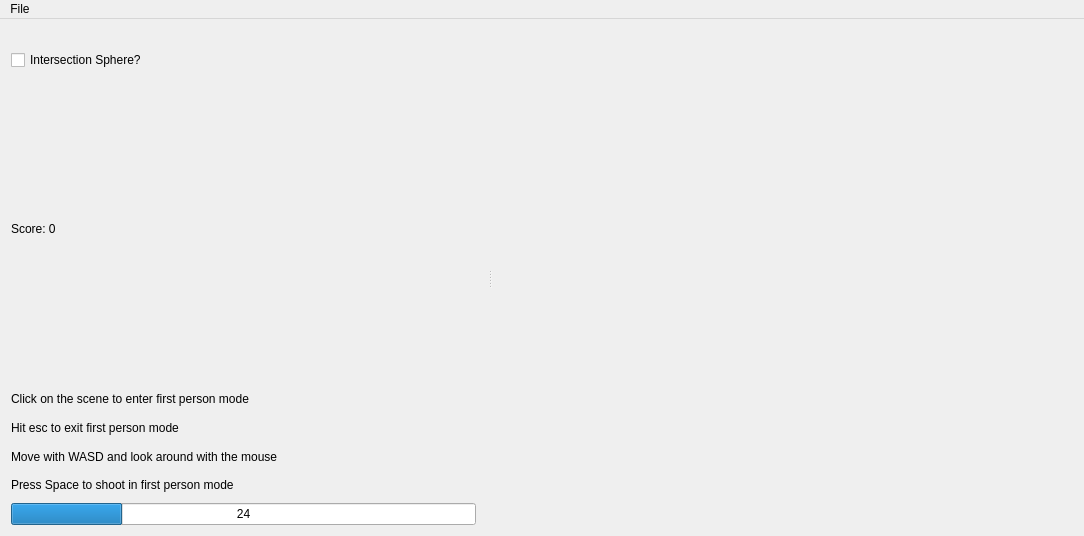
<?xml version="1.0" encoding="UTF-8"?>
<ui version="4.0">
 <class>MainWindow</class>
 <widget class="QMainWindow" name="MainWindow">
  <property name="geometry">
   <rect>
    <x>0</x>
    <y>0</y>
    <width>1084</width>
    <height>536</height>
   </rect>
  </property>
  <property name="windowTitle">
   <string>[Lab02] 3D Transformations</string>
  </property>
  <widget class="GLWidget" name="centralWidget">
   <property name="focusPolicy">
    <enum>Qt::StrongFocus</enum>
   </property>
  </widget>
  <widget class="QMenuBar" name="menuBar">
   <property name="geometry">
    <rect>
     <x>0</x>
     <y>0</y>
     <width>1084</width>
     <height>25</height>
    </rect>
   </property>
   <widget class="QMenu" name="menuFile">
    <property name="title">
     <string>File</string>
    </property>
    <addaction name="actionQuit"/>
   </widget>
   <addaction name="menuFile"/>
  </widget>
  <widget class="QDockWidget" name="settingsDock">
   <property name="minimumSize">
    <size>
     <width>483</width>
     <height>503</height>
    </size>
   </property>
   <property name="features">
    <set>QDockWidget::DockWidgetMovable</set>
   </property>
   <attribute name="dockWidgetArea">
    <number>1</number>
   </attribute>
   <widget class="QWidget" name="settingsDockContent">
    <property name="autoFillBackground">
     <bool>false</bool>
    </property>
    <layout class="QVBoxLayout" name="settingsLayout">
     <item>
      <widget class="QCheckBox" name="showIntersectSpheres">
       <property name="enabled">
        <bool>true</bool>
       </property>
       <property name="minimumSize">
        <size>
         <width>207</width>
         <height>22</height>
        </size>
       </property>
       <property name="text">
        <string>Intersection Sphere?</string>
       </property>
      </widget>
     </item>
     <item>
      <widget class="QLabel" name="scoreLabel">
       <property name="minimumSize">
        <size>
         <width>465</width>
         <height>304</height>
        </size>
       </property>
       <property name="maximumSize">
        <size>
         <width>465</width>
         <height>304</height>
        </size>
       </property>
       <property name="text">
        <string>Score: 0</string>
       </property>
      </widget>
     </item>
     <item>
      <widget class="QLabel" name="label">
       <property name="minimumSize">
        <size>
         <width>465</width>
         <height>19</height>
        </size>
       </property>
       <property name="text">
        <string>Click on the scene to enter first person mode</string>
       </property>
      </widget>
     </item>
     <item>
      <widget class="QLabel" name="label_2">
       <property name="minimumSize">
        <size>
         <width>465</width>
         <height>18</height>
        </size>
       </property>
       <property name="text">
        <string>Hit esc to exit first person mode</string>
       </property>
      </widget>
     </item>
     <item>
      <widget class="QLabel" name="label_3">
       <property name="minimumSize">
        <size>
         <width>465</width>
         <height>19</height>
        </size>
       </property>
       <property name="text">
        <string>Move with WASD and look around with the mouse</string>
       </property>
      </widget>
     </item>
     <item>
      <widget class="QLabel" name="label_4">
       <property name="text">
        <string>&lt;html&gt;&lt;head/&gt;&lt;body&gt;&lt;p&gt;Press Space to shoot in first person mode&lt;/p&gt;&lt;/body&gt;&lt;/html&gt;</string>
       </property>
      </widget>
     </item>
     <item>
      <widget class="QProgressBar" name="progressBar">
       <property name="value">
        <number>24</number>
       </property>
       <property name="format">
        <string>%p</string>
       </property>
      </widget>
     </item>
    </layout>
   </widget>
  </widget>
  <action name="actionQuit">
   <property name="text">
    <string>Quit</string>
   </property>
   <property name="shortcut">
    <string>Ctrl+Q</string>
   </property>
  </action>
 </widget>
 <layoutdefault spacing="6" margin="11"/>
 <customwidgets>
  <customwidget>
   <class>GLWidget</class>
   <extends>QWidget</extends>
   <header>glwidget.h</header>
   <container>1</container>
  </customwidget>
 </customwidgets>
 <resources/>
 <connections>
  <connection>
   <sender>actionQuit</sender>
   <signal>triggered()</signal>
   <receiver>MainWindow</receiver>
   <slot>close()</slot>
   <hints>
    <hint type="sourcelabel">
     <x>-1</x>
     <y>-1</y>
    </hint>
    <hint type="destinationlabel">
     <x>299</x>
     <y>199</y>
    </hint>
   </hints>
  </connection>
 </connections>
</ui>
